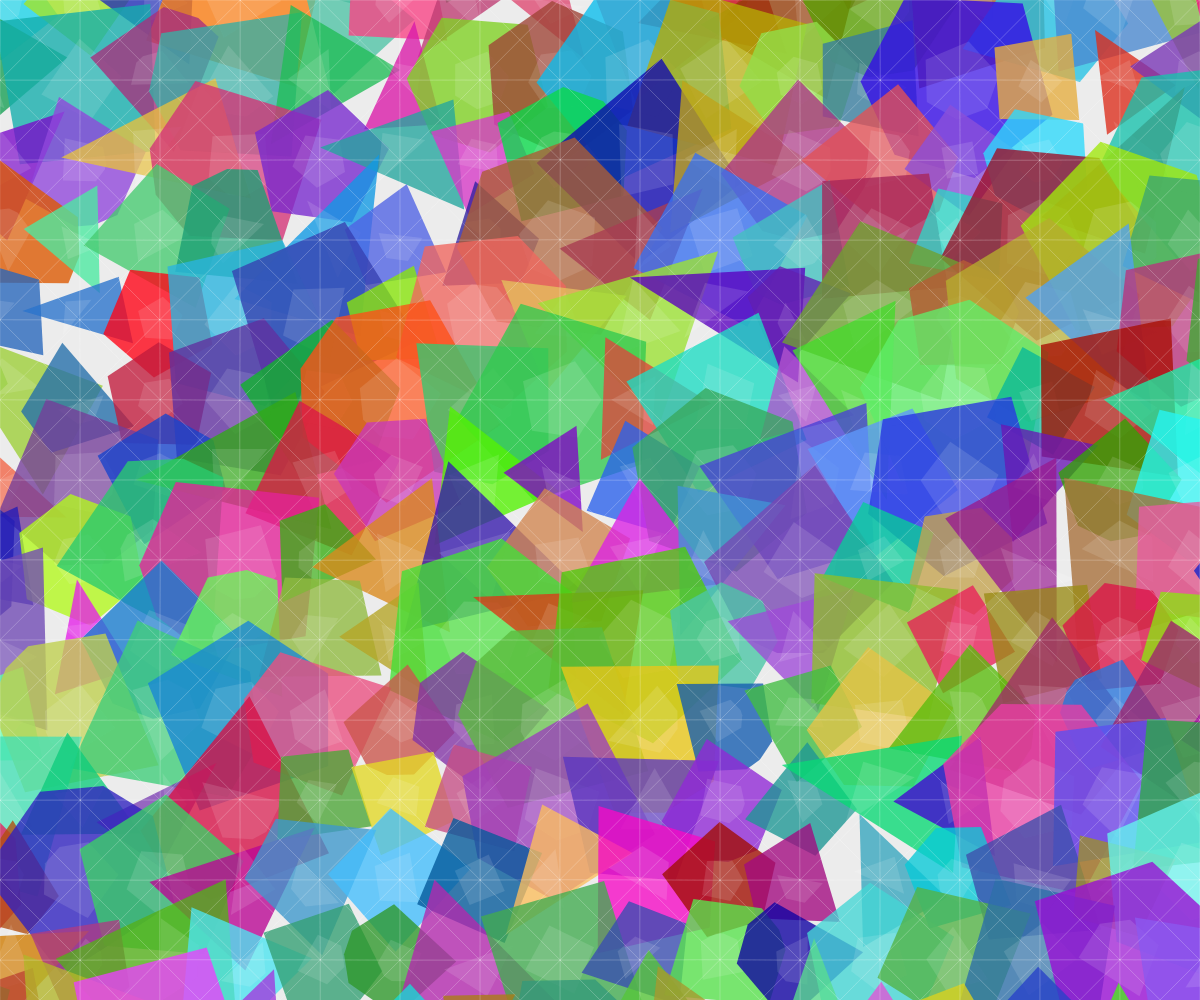
Frame 1 (no input)
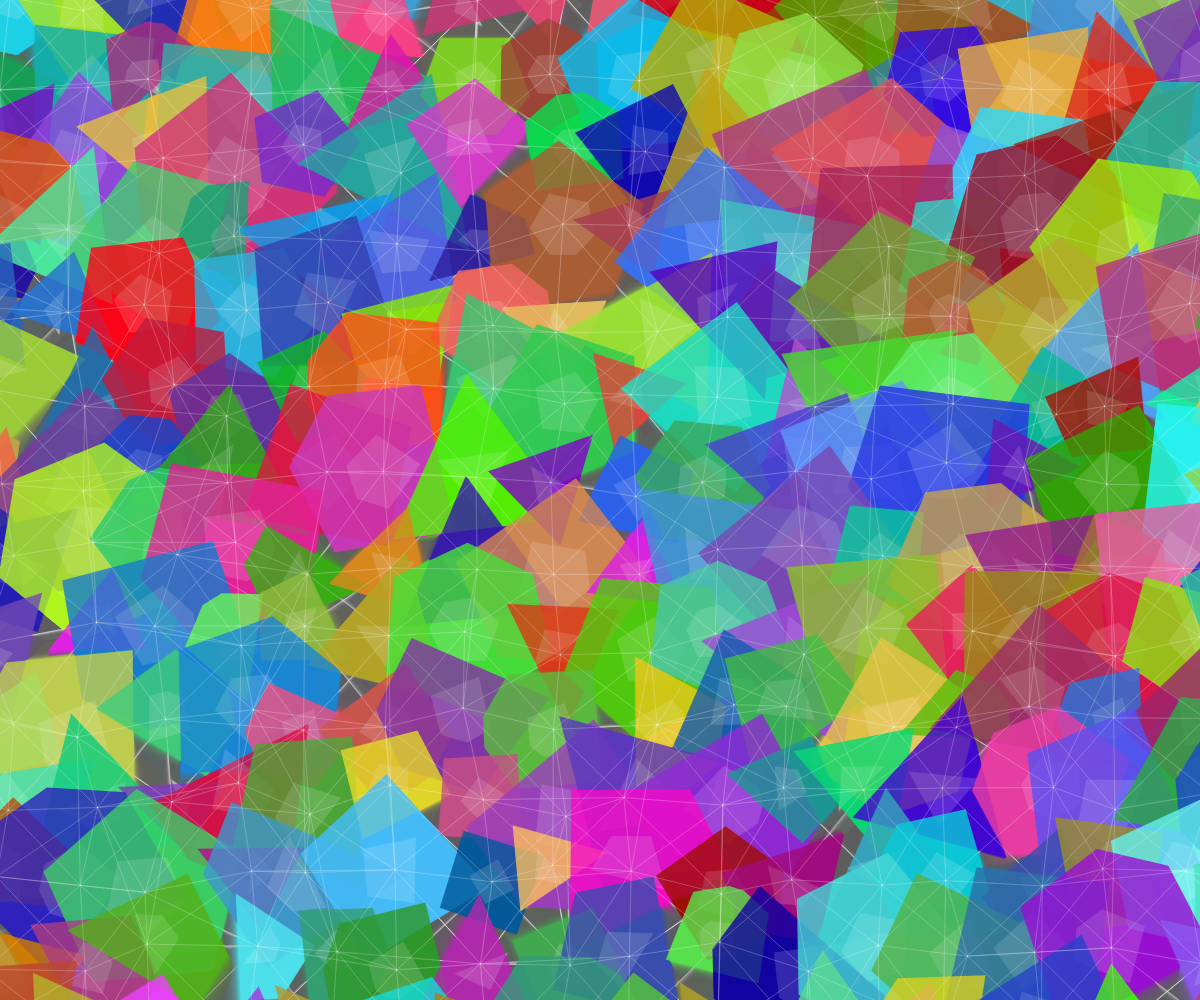
Frame 60 (no input)
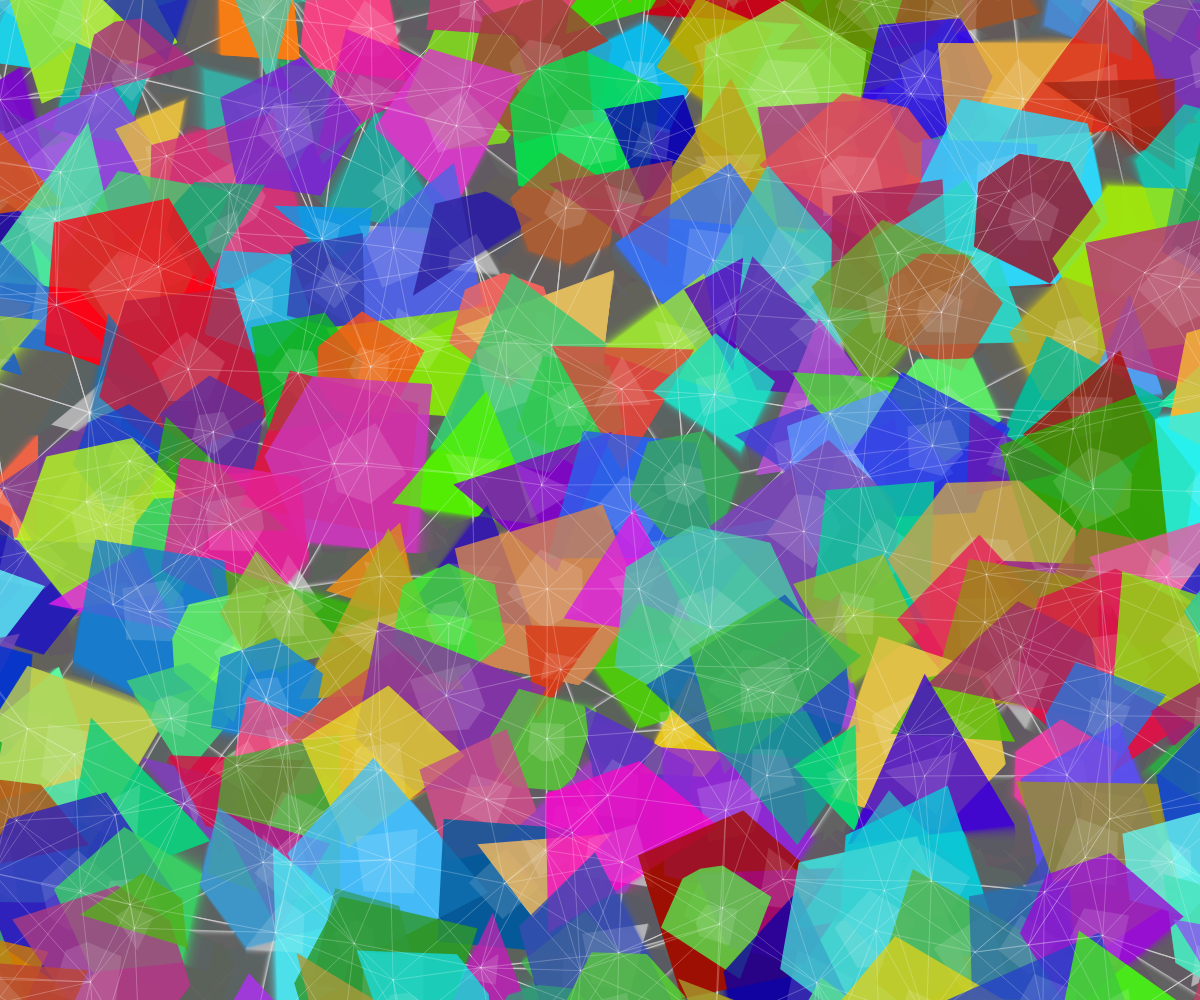
Frame 120 (the mouse pressed at the canvas centre since frame 60)

The p5.js sketch that drew these frames (run headless with seeded random() and noise() and a simulated clock; from frame 60 on, the mouse is pressed at the canvas centre):

// p5.js sketch
// ── sketch.js
let tiles = [];
let time = 0;
let mouseDistortion = 0;

function setup() {
  createCanvas(windowWidth, windowHeight);
  colorMode(HSB, 255);
  pixelDensity(1);
  
  // Create a grid of geometric tiles
  let tileSize = 80;
  let cols = ceil(width / tileSize) + 2;
  let rows = ceil(height / tileSize) + 2;
  
  for (let y = -1; y < rows; y++) {
    for (let x = -1; x < cols; x++) {
      tiles.push({
        x: x * tileSize,
        y: y * tileSize,
        size: tileSize,
        hue: random(255),
        saturation: random(150, 255),
        brightness: random(150, 255),
        rotation: random(TWO_PI),
        speedX: random(-0.3, 0.3),
        speedY: random(-0.3, 0.3),
        pulse: random(TWO_PI),
        pulseSpeed: random(0.01, 0.03),
        distortion: random(1),
        segmentCount: floor(random(3, 7)),
        gridX: x,
        gridY: y
      });
    }
  }
}

function draw() {
  time++;
  
  // Semi-transparent background for trail effect
  background(20, 10, 95, 30);
  
  // Update and draw tiles
  for (let i = 0; i < tiles.length; i++) {
    let tile = tiles[i];
    
    // Update tile properties
    tile.x += tile.speedX;
    tile.y += tile.speedY;
    tile.pulse += tile.pulseSpeed;
    tile.rotation += sin(time * 0.01 + i) * 0.005;
    
    // Bounce off edges
    if (tile.x < -tile.size || tile.x > width + tile.size) tile.speedX *= -1;
    if (tile.y < -tile.size || tile.y > height + tile.size) tile.speedY *= -1;
    
    // Apply pulse effect to size and distortion
    let pulseSize = sin(tile.pulse) * 0.3 + 1;
    let finalSize = tile.size * pulseSize;
    
    push();
    translate(tile.x, tile.y);
    rotate(tile.rotation);
    
    // Draw outer shape
    fill(tile.hue, tile.saturation, tile.brightness, 200);
    noStroke();
    
    beginShape();
    for (let j = 0; j < tile.segmentCount; j++) {
      let angle = map(j, 0, tile.segmentCount, 0, TWO_PI) + 
                  tile.distortion * sin(time * 0.01 + j);
      let x = cos(angle) * finalSize;
      let y = sin(angle) * finalSize;
      vertex(x, y);
    }
    endShape(CLOSE);
    
    // Draw inner pattern
    fill(255, 30);
    beginShape();
    for (let j = 0; j < tile.segmentCount; j++) {
      let angle = map(j, 0, tile.segmentCount, 0, TWO_PI) + 
                  PI / tile.segmentCount + 
                  tile.distortion * cos(time * 0.01 + j);
      let x = cos(angle) * finalSize * 0.4;
      let y = sin(angle) * finalSize * 0.4;
      vertex(x, y);
    }
    endShape(CLOSE);
    
    pop();
  }
  
  // Draw connections between nearby tiles (with spatial hash optimization)
  stroke(255, 30);
  noFill();
  beginShape(LINES);
  
  let gridSize = 150;
  let grid = {};
  
  // Grid-based spatial hash
  for (let i = 0; i < tiles.length; i++) {
    let tile = tiles[i];
    let gridX = floor(tile.x / gridSize);
    let gridY = floor(tile.y / gridSize);
    
    if (!grid[gridX]) grid[gridX] = {};
    if (!grid[gridX][gridY]) grid[gridX][gridY] = [];
    grid[gridX][gridY].push(i);
  }
  
  // Only check neighbors in adjacent cells
  for (let x in grid) {
    for (let y in grid[x]) {
      let cellTiles = grid[x][y];
      
      for (let i = 0; i < cellTiles.length; i++) {
        let t1 = tiles[cellTiles[i]];
        
        // Check this cell and adjacent cells
        for (let dx = -1; dx <= 1; dx++) {
          for (let dy = -1; dy <= 1; dy++) {
            if (grid[parseInt(x) + dx] && grid[parseInt(x) + dx][parseInt(y) + dy]) {
              let neighborTiles = grid[parseInt(x) + dx][parseInt(y) + dy];
              
              for (let j = 0; j < neighborTiles.length; j++) {
                if (cellTiles[i] !== neighborTiles[j]) {
                  let t2 = tiles[neighborTiles[j]];
                  let d = dist(t1.x, t1.y, t2.x, t2.y);
                  
                  // Draw connection if close enough
                  if (d < 150) {
                    vertex(t1.x, t1.y);
                    vertex(t2.x, t2.y);
                  }
                }
              }
            }
          }
        }
      }
    }
  }
  
  endShape();
  
  // Mouse interaction
  mouseDistortion = map(mouseX, 0, width, 0, 1);
}

function windowResized() {
  resizeCanvas(windowWidth, windowHeight);
}

function mousePressed() {
  // No audio required for this sketch
}
